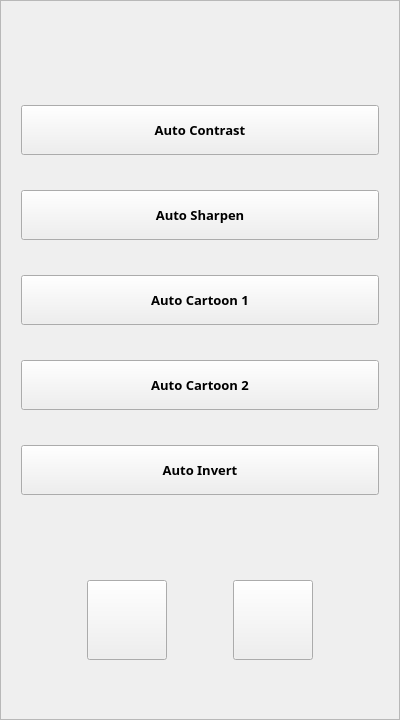
<?xml version="1.0" encoding="UTF-8"?>
<ui version="4.0">
 <class>Form</class>
 <widget class="QWidget" name="Form">
  <property name="geometry">
   <rect>
    <x>0</x>
    <y>0</y>
    <width>400</width>
    <height>720</height>
   </rect>
  </property>
  <property name="windowTitle">
   <string>Form</string>
  </property>
  <layout class="QHBoxLayout" name="horizontalLayout_2">
   <property name="leftMargin">
    <number>0</number>
   </property>
   <property name="topMargin">
    <number>0</number>
   </property>
   <property name="rightMargin">
    <number>0</number>
   </property>
   <property name="bottomMargin">
    <number>0</number>
   </property>
   <item>
    <widget class="QFrame" name="frame">
     <property name="maximumSize">
      <size>
       <width>9999</width>
       <height>9999</height>
      </size>
     </property>
     <property name="frameShape">
      <enum>QFrame::StyledPanel</enum>
     </property>
     <property name="frameShadow">
      <enum>QFrame::Raised</enum>
     </property>
     <layout class="QVBoxLayout" name="verticalLayout_3">
      <property name="spacing">
       <number>35</number>
      </property>
      <property name="leftMargin">
       <number>20</number>
      </property>
      <property name="topMargin">
       <number>45</number>
      </property>
      <property name="rightMargin">
       <number>20</number>
      </property>
      <property name="bottomMargin">
       <number>0</number>
      </property>
      <item>
       <layout class="QVBoxLayout" name="verticalLayout_2">
        <property name="spacing">
         <number>35</number>
        </property>
        <property name="rightMargin">
         <number>0</number>
        </property>
        <item>
         <widget class="QPushButton" name="contrast_btn">
          <property name="sizePolicy">
           <sizepolicy hsizetype="Expanding" vsizetype="Fixed">
            <horstretch>0</horstretch>
            <verstretch>0</verstretch>
           </sizepolicy>
          </property>
          <property name="maximumSize">
           <size>
            <width>16777215</width>
            <height>50</height>
           </size>
          </property>
          <property name="font">
           <font>
            <family>Neue Haas Grotesk Text Pro</family>
            <pointsize>10</pointsize>
            <weight>75</weight>
            <bold>true</bold>
           </font>
          </property>
          <property name="text">
           <string>Auto Contrast</string>
          </property>
         </widget>
        </item>
        <item>
         <widget class="QPushButton" name="sharpen_btn">
          <property name="sizePolicy">
           <sizepolicy hsizetype="Expanding" vsizetype="Fixed">
            <horstretch>0</horstretch>
            <verstretch>0</verstretch>
           </sizepolicy>
          </property>
          <property name="maximumSize">
           <size>
            <width>16777215</width>
            <height>50</height>
           </size>
          </property>
          <property name="font">
           <font>
            <family>Neue Haas Grotesk Text Pro</family>
            <pointsize>10</pointsize>
            <weight>75</weight>
            <bold>true</bold>
           </font>
          </property>
          <property name="text">
           <string>Auto Sharpen</string>
          </property>
         </widget>
        </item>
        <item>
         <widget class="QPushButton" name="cartoon_btn">
          <property name="sizePolicy">
           <sizepolicy hsizetype="Expanding" vsizetype="Fixed">
            <horstretch>0</horstretch>
            <verstretch>0</verstretch>
           </sizepolicy>
          </property>
          <property name="maximumSize">
           <size>
            <width>16777215</width>
            <height>50</height>
           </size>
          </property>
          <property name="font">
           <font>
            <family>Neue Haas Grotesk Text Pro</family>
            <pointsize>10</pointsize>
            <weight>75</weight>
            <bold>true</bold>
           </font>
          </property>
          <property name="text">
           <string>Auto Cartoon 1</string>
          </property>
         </widget>
        </item>
        <item>
         <widget class="QPushButton" name="cartoon_btn2">
          <property name="sizePolicy">
           <sizepolicy hsizetype="Expanding" vsizetype="Fixed">
            <horstretch>0</horstretch>
            <verstretch>0</verstretch>
           </sizepolicy>
          </property>
          <property name="maximumSize">
           <size>
            <width>16777215</width>
            <height>50</height>
           </size>
          </property>
          <property name="font">
           <font>
            <family>Neue Haas Grotesk Text Pro</family>
            <pointsize>10</pointsize>
            <weight>75</weight>
            <bold>true</bold>
           </font>
          </property>
          <property name="text">
           <string>Auto Cartoon 2</string>
          </property>
         </widget>
        </item>
        <item>
         <widget class="QPushButton" name="invert_btn">
          <property name="sizePolicy">
           <sizepolicy hsizetype="Expanding" vsizetype="Fixed">
            <horstretch>0</horstretch>
            <verstretch>0</verstretch>
           </sizepolicy>
          </property>
          <property name="maximumSize">
           <size>
            <width>16777215</width>
            <height>50</height>
           </size>
          </property>
          <property name="font">
           <font>
            <family>Neue Haas Grotesk Text Pro</family>
            <pointsize>10</pointsize>
            <weight>75</weight>
            <bold>true</bold>
           </font>
          </property>
          <property name="text">
           <string>Auto Invert</string>
          </property>
         </widget>
        </item>
        <item>
         <spacer name="horizontalSpacer">
          <property name="orientation">
           <enum>Qt::Vertical</enum>
          </property>
          <property name="sizeType">
           <enum>QSizePolicy::Fixed</enum>
          </property>
          <property name="sizeHint" stdset="0">
           <size>
            <width>5</width>
            <height>50</height>
           </size>
          </property>
         </spacer>
        </item>
        <item>
         <layout class="QHBoxLayout" name="hbox3">
          <property name="spacing">
           <number>0</number>
          </property>
          <item>
           <widget class="QPushButton" name="y_btn">
            <property name="sizePolicy">
             <sizepolicy hsizetype="Maximum" vsizetype="Fixed">
              <horstretch>0</horstretch>
              <verstretch>0</verstretch>
             </sizepolicy>
            </property>
            <property name="maximumSize">
             <size>
              <width>80</width>
              <height>80</height>
             </size>
            </property>
            <property name="text">
             <string/>
            </property>
           </widget>
          </item>
          <item>
           <widget class="QPushButton" name="n_btn">
            <property name="sizePolicy">
             <sizepolicy hsizetype="Maximum" vsizetype="Fixed">
              <horstretch>0</horstretch>
              <verstretch>0</verstretch>
             </sizepolicy>
            </property>
            <property name="maximumSize">
             <size>
              <width>80</width>
              <height>80</height>
             </size>
            </property>
            <property name="text">
             <string/>
            </property>
           </widget>
          </item>
         </layout>
        </item>
       </layout>
      </item>
     </layout>
    </widget>
   </item>
  </layout>
 </widget>
 <resources/>
 <connections/>
</ui>
